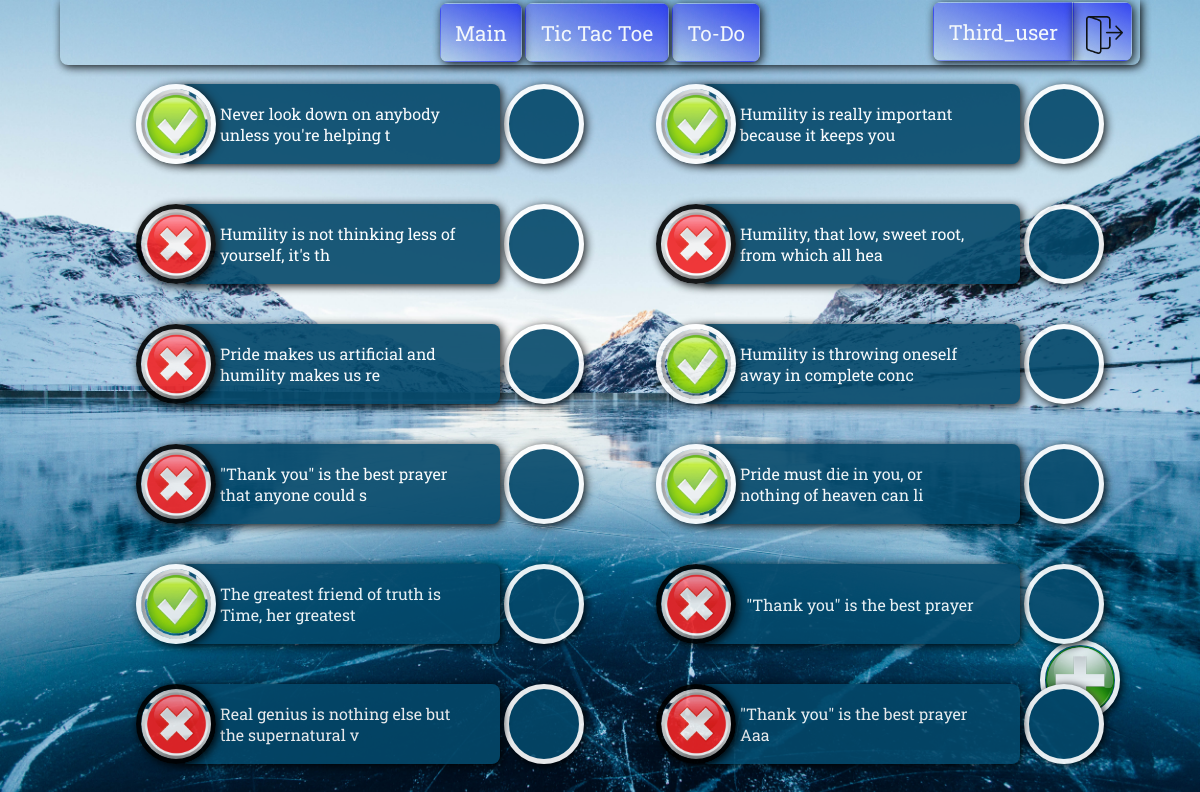
The app's page /to_do_list/ (signed in), older data.
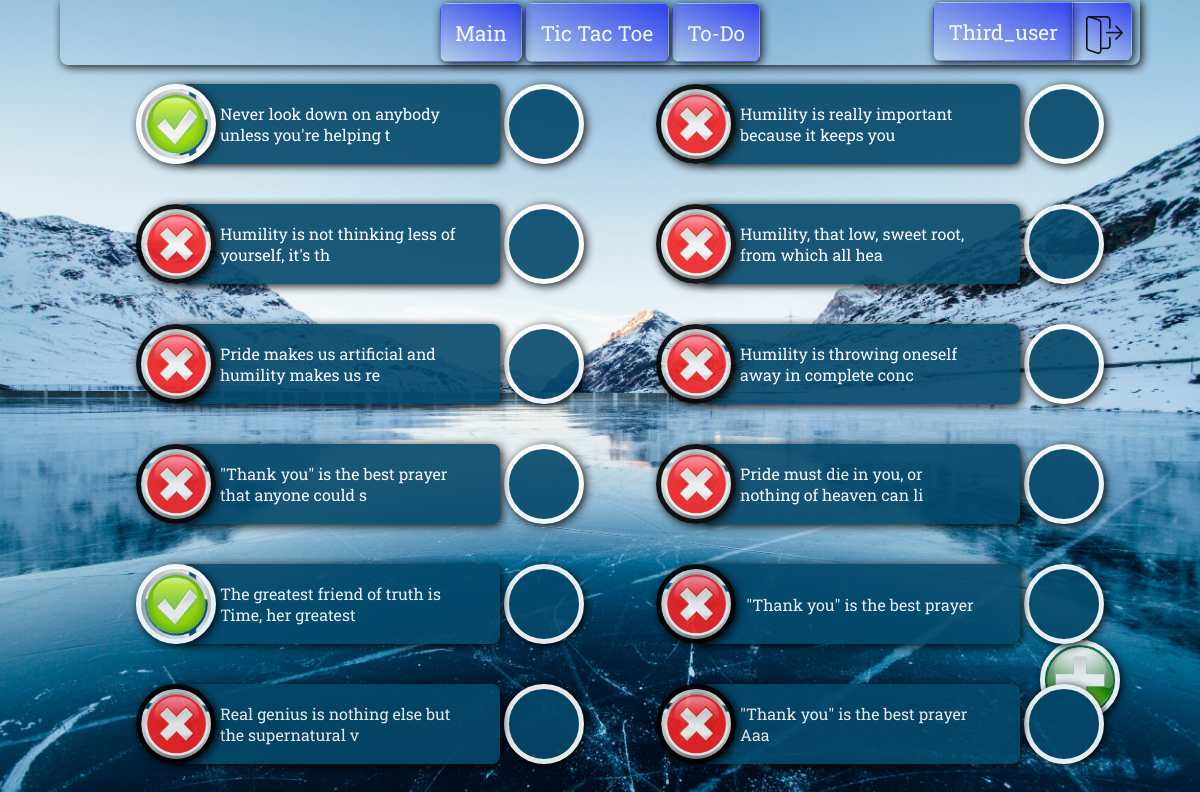
The same page, newer data.
### some_app/models.py (models this page shows, shortened)
class ToDoList(Model):
    user_id = ForeignKey(User, on_delete=CASCADE)
    to_do_message = CharField(max_length=20)
    done_or_not = ForeignKey(DoneOrNot, on_delete=CASCADE, default=1)

### some_app/views.py (the view)
# urls.py: path('to_do_list/', to_do_list, name='To-Do-List'),
@login_required(login_url="login_page")
def to_do_list(request):
    to_do_user = request.user.id
    to_do_list = ToDoList.objects.filter(user_id=to_do_user)
    done_or_not = DoneOrNot.objects.all()
    task_done = DoneOrNot.objects.get(id=2)
    task_not_done = DoneOrNot.objects.get(id=1)
    user_instance = User.objects.get(id=to_do_user)
    context = {"to_do_list" : to_do_list, "done_or_not": done_or_not}
    if request.method == "POST":
        if "id_to_delete" in request.POST.dict():
            id_to_delete = request.POST.dict()["id_to_delete"]
            ToDoList.objects.filter(id=id_to_delete).delete()
            return render(request, "some_app/to_do_list.html", context)
        elif "done_or_not" in request.POST.dict():
            datastream = request.POST.dict()["done_or_not"]
            current_value = ToDoList.objects.get(id=datastream)
            if current_value.done_or_not == task_done:
                ToDoList.objects.filter(id=datastream).update(done_or_not=task_not_done)
                print(f"Task {datastream}, ({current_value.to_do_message}) updated to Not Done!")
            elif current_value.done_or_not == task_not_done:
                ToDoList.objects.filter(id=datastream).update(done_or_not=task_done)
                print(f"Task {datastream}, ({current_value.to_do_message}) updated to Done!")
            return render(request, "some_app/to_do_list.html", context)
        elif "add-todo" in request.POST.dict():
            content = request.POST.dict()["content"]
            try:
                db_connection = ToDoList(user_id=user_instance, to_do_message=content, done_or_not=task_not_done)
            except ValidationError as e:
                print("Raised error", e.message)
                error = {"ToDo-Error": e}
                context.update(error)
            print("Saving Instance")
            db_connection.save()
            return render(request, "some_app/to_do_list.html", context)
        else:
            return render(request, "some_app/to_do_list.html", context)
    else:
        return render(request, "some_app/to_do_list.html", context)

### some_app/models.py (called while the page is built)
    def __str__(self):
        return self.done_or_not

### some_app/templates/some_app/to_do_list.html (shortened to what this page needs)
{% extends "some_app/base_template.html" %}
{% load static %}
    {% block content %}
    <div class="todo-container">
    {% for todo in to_do_list %}
    <div class="todo-button">
            <form id="todoForm" action="" method="post" enctype="multipart/form-data">
            <label for={{todo.id}}>
            {% if todo.done_or_not == done_or_not.1 %}
            <span class="move-button task-done"></span>
            {% elif todo.done_or_not == done_or_not.0 %}
            <span class="move-button task-notDone"></span>
            {% endif %}
            </label>
            </form>
        <span class="todo-container__item">{{ todo.to_do_message }}</span>
        <span class="todo-container__delete">
            <form action="" method="post">
            <input type="image" class="todo-container__delete__img" alt="Delete" src="{% static 'some_app/images/delete.jpg' %}">
            </form>
        </span>
    </div>
    {% endfor %}
</div>
<div class="todo-add-activator"></div>
    {% endblock %}

### some_app/templates/some_app/base_template.html (shortened to what this page needs)
{% load static %}
<!DOCTYPE html>
<html lang="en">
  <head>
    <link rel="stylesheet" href="{% static './some_app/main.css' %}">
  </head>
  <body>
    <div class="container">
    <div class="menu">
      <a class="menu--button" href="/"><span>Main</span></a>
      <a class="menu--button" href="{% url 'tic_tac_toe' %}"><span>Tic Tac Toe</span></a>
      <a class="menu--button" href="{% url 'To-Do-List' %}"><span>To-Do</span></a>
      {% if user.is_authenticated %}
      <div class="right-corner">
        <div class="right-corner__userAccount">
          <a href="{% url 'user_accounts' %}"><span>{{user.username}}</span></a>
        </div>
        <div class="right-corner__logOut">
          <span><a href="{% url 'log_out' %}"><img src="{% static 'some_app/images/log_out.png' %}" alt="log out"></a></span>
        </div>
      </div>
      {% endif %}
    </div>
    {% block content %}
    {% endblock %}
    </div>
  </body>
</html>

Row changes from the older to the newer data that the page shows:
changed ToDoList "Humility is really important because it keeps you": done_or_not_id: picture added; done_or_not_id: picture removed
changed ToDoList "Humility is throwing oneself away in complete conc": done_or_not_id: picture added; done_or_not_id: picture removed
changed ToDoList "Pride must die in you, or nothing of heaven can li": done_or_not_id: picture added; done_or_not_id: picture removed
